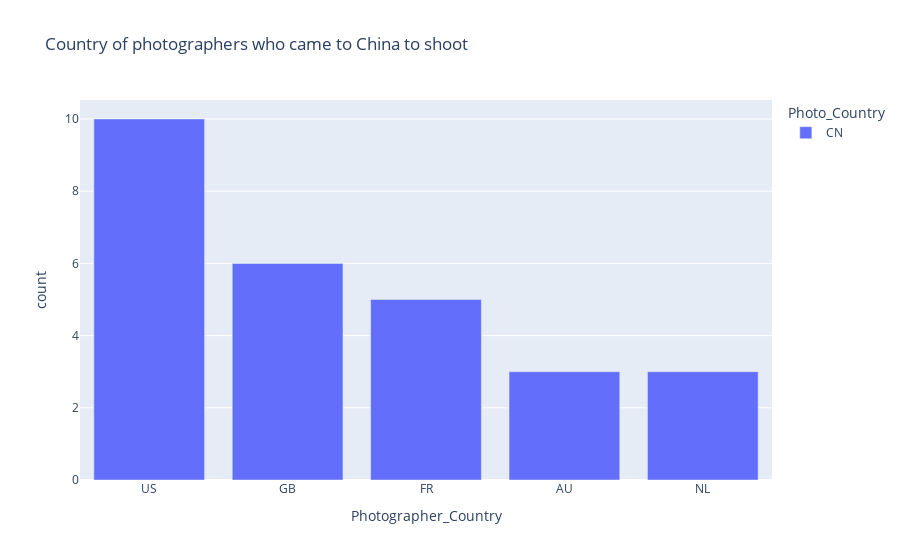

Notebook code for this chart:
### Code cell
#Find out which countries foreign photographers come to China to shoot and win the most awards
df_china_counts = df_china.groupby('Photographer_Country')['Photo_Country'].value_counts(sort=True).reset_index(name='count')
df_china_counts = df_china_counts.sort_values(by='count', ascending=False)
fig = px.bar(df_china_counts.head(5), x='Photographer_Country', y='count', color='Photo_Country', title='Country of photographers who came to China to shoot')
fig.show()

### Figure 1 — Plotly figure (JSON) as saved in the notebook; plotly's stock layout.template omitted (floating-point values rounded to 4 significant figures)
{"data": [{"alignmentgroup": "True", "hovertemplate": "Photo_Country=CN<br>Photographer_Country=%{x}<br>count=%{y}<extra></extra>", "legendgroup": "CN", "marker": {"color": "#636efa", "pattern": {"shape": ""}}, "name": "CN", "offsetgroup": "CN", "orientation": "v", "showlegend": true, "textposition": "auto", "type": "bar", "x": ["US", "GB", "FR", "AU", "NL"], "xaxis": "x", "y": [10, 6, 5, 3, 3], "yaxis": "y"}], "layout": {"barmode": "relative", "legend": {"title": {"text": "Photo_Country"}, "tracegroupgap": 0}, "title": {"text": "Country of photographers who came to China to shoot"}, "xaxis": {"anchor": "y", "domain": [0, 1], "title": {"text": "Photographer_Country"}}, "yaxis": {"anchor": "x", "domain": [0, 1], "title": {"text": "count"}}}}
